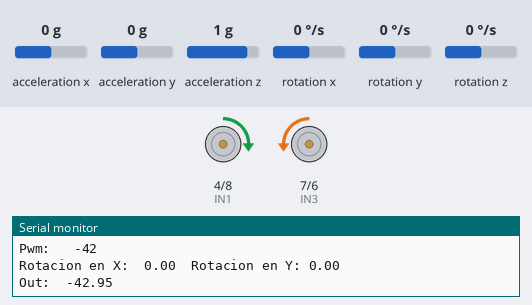
Bench run of a sketch on a simulated Arduino Uno, built with avr-gcc and run on an emulated ATmega328P. Shown: motor-driver pin pairs drawn as motors (green arrow = first pin HIGH = forward, orange = second pin HIGH = backward, longer = more drive, scaled by the enable pin), the last lines printed to the serial monitor. Inputs (shaded band) come from the test bench; at power-on: acceleration x 0 g, rotation y 0 °/s, acceleration y 0 g, acceleration z 1 g, rotation x 0 °/s, rotation z 0 °/s.

Above: at 1.2 s.
1.3 s: acceleration x set to -1.4 g
At 2.8 s:
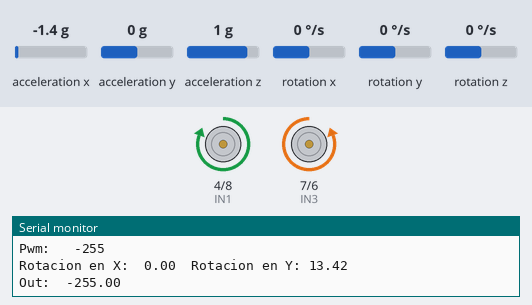
4.3 s: rotation y set to -192 °/s
At 4.52 s:
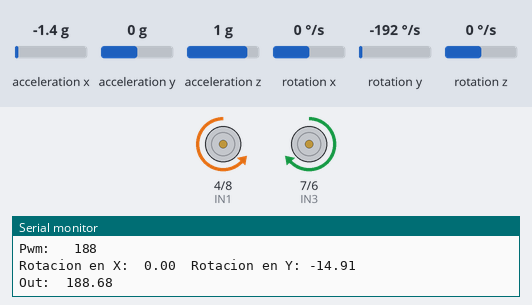
At 5.7 s:
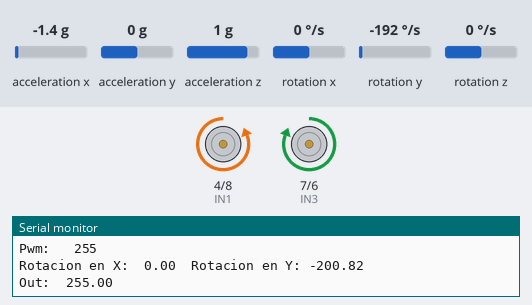
6.0 s: rotation y set to 40 °/s
9.0 s: rotation y set to 45 °/s
Timing chart, 0 to 12.0 s (numbered marks = the images above; inputs shaded):
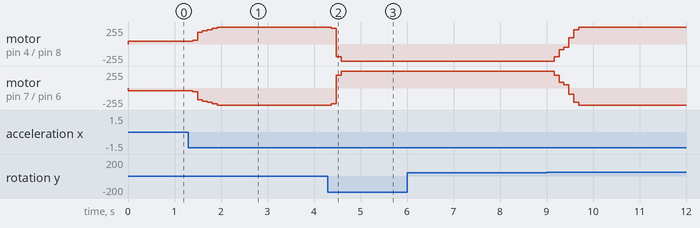

Measured:
- after the input at 4.3 s, motor on pin 4 (IN1) / pin 8 (IN2): forward 255/255 → forward 237/255 after 0.07 s, → backward 188/255 0.11 s later, → backward 255/255 0.11 s later; motor on pin 7 (IN3) / pin 6 (IN4): backward 255/255 → backward 237/255 after 0.07 s, → forward 188/255 0.11 s later, → forward 255/255 0.11 s later

The sketch:

Filtro_de_complemento.ino
```cpp
// SISTEMAS DE CONTROL CONTÍNUO
// INGENIERÍA ELECTRÓNICA UDEA 20241
// Angee, Imar y Oscar

// Librerias para controlar el mpu6050
#include <Wire.h>
#include <I2Cdev.h>
#include <MPU6050.h>
#include <PID_v1.h>

// MPU6050 Object
MPU6050 sensor;

// Motor A connected between A01 and A02
// Motor B connected between B01 and B02
#define ENA 10  // Enable/speed motor A
#define IN1 4   // Direction A
#define IN2 8   // Direction A
#define ENB 5   // Enable/speed motor B
#define IN3 7   // Direction B
#define IN4 6   // Direction B

  // PID variables
  double Setpoint, Input, Output;
  double Kp = 18, Ki = 0.5, Kd = 0.08;  // PID coefficients, tune these for your robot
  PID myPID(&Input, &Output, &Setpoint, Kp, Ki, Kd, DIRECT);

  // Valores RAW (sin procesar) del acelerometro y giroscopio en los ejes x,y,z
  int ax, ay, az;
  int gx, gy, gz;

  long tiempo_prev;
  float dt;
  float ang_x, ang_y;
  float ang_x_prev, ang_y_prev;

void setup() {
  Serial.begin(57600);    //Iniciando puerto serial
  Wire.begin();           //Iniciando I2C
  sensor.initialize();    //Iniciando el sensor

  // Initialize motor control pins
  pinMode(ENA, OUTPUT);
  pinMode(IN1, OUTPUT);
  pinMode(IN2, OUTPUT);
  pinMode(ENB, OUTPUT);
  pinMode(IN3, OUTPUT);
  pinMode(IN4, OUTPUT);

  //Try initialize sensor
  if (sensor.testConnection()) Serial.println("Sensor iniciado correctamente");
  else Serial.println("Error al iniciar el sensor");


  //Get sensor offsets
  ax=sensor.getXAccelOffset();
  ay=sensor.getYAccelOffset();
  az=sensor.getZAccelOffset();
  gx=sensor.getXGyroOffset();
  gy=sensor.getYGyroOffset();
  gz=sensor.getZGyroOffset();

  // Set up PID controller
  Setpoint = -6.5;  // Target pitch is 0 degrees (upright)
  myPID.SetMode(AUTOMATIC);
  myPID.SetOutputLimits(-255, 255);  // PWM limits
}

void loop() {
  // Leer las aceleraciones y velocidades angulares
  sensor.getAcceleration(&ax, &ay, &az);
  sensor.getRotation(&gx, &gy, &gz);

  dt = (millis()-tiempo_prev)/1000.0;
  tiempo_prev=millis();

  //Calcular los ángulos con acelerometro
  float accel_ang_x=atan(ay/sqrt(pow(ax,2) + pow(az,2)))*(180.0/3.14);
  float accel_ang_y=atan(-ax/sqrt(pow(ay,2) + pow(az,2)))*(180.0/3.14);

  //Calcular angulo de rotación con giroscopio y filtro complemento
  ang_x = 0.98*(ang_x_prev+(gx/131)*dt) + 0.02*accel_ang_x;
  ang_y = 0.98*(ang_y_prev+(gy/131)*dt) + 0.02*accel_ang_y;


  ang_x_prev=ang_x;
  ang_y_prev=ang_y;

  if(ang_y < 1.5 && ang_y > -15){
    Kp = 6.5;
    Ki = 0.09;
    Kd = 0.8;
  }
  else{
    Kp = 20;
    Ki = 0.3;
    Kd = 0.08;
  }

  Input = ang_y;

  myPID.SetTunings(Kp,Ki,Kd);
  myPID.Compute();

  driveMotors(Output);

  //Mostrar los angulos separadas por un [tab]
  Serial.print("Rotacion en X:  ");
  Serial.print(ang_x);
  Serial.print("\tRotacion en Y: ");
  Serial.println(ang_y);

  Serial.print("Out:\t");
  Serial.println(Output);

  delay(100);
}

void driveMotors(int pwm) {
  Serial.print("Pwm: \t");
  Serial.println(pwm);
  if (pwm > 0) {
    analogWrite(ENA, pwm);
    digitalWrite(IN1, LOW);
    digitalWrite(IN2, HIGH);
    analogWrite(ENB, pwm);
    digitalWrite(IN3, HIGH);
    digitalWrite(IN4, LOW);
  } else {
    analogWrite(ENA, -pwm);
    digitalWrite(IN1, HIGH);
    digitalWrite(IN2, LOW);
    analogWrite(ENB, -pwm);
    digitalWrite(IN3, LOW);
    digitalWrite(IN4, HIGH);
  }
}
```
